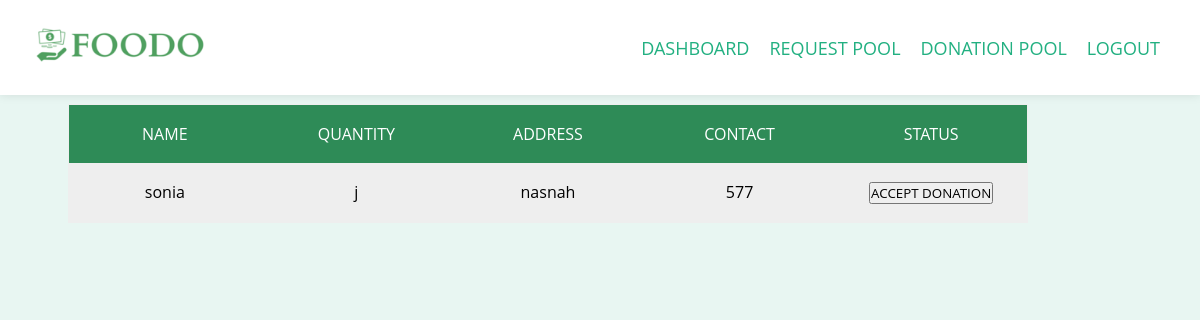
The app's page /Donationlist (signed in) with its own data.
### tables this page shows
CREATE TABLE Donations (donationid INTEGER PRIMARY KEY ,name TEXT,quantity TEXT, location TEXT,contact TEXT,uid TEXT,requestorid TEXT,status TEXT, FOREIGN KEY(uid) REFERENCES Users(uid));

### app.py (the view)
@app.route("/Donationlist")
def Donationlist():
    if request.method == 'GET':
        con = sqlite3.connect('database.db')
        try:
            with sqlite3.connect("database.db") as con:
                uid = int(session['uid'])
                cur = con.cursor()
                cur.execute(
                    "SELECT * FROM Donations where requestorid IS NULL and uid!=(?)", str(uid))
                con.commit()
                donationlist = cur.fetchall()
                msg = "Record successfully added"
        except Exception as e:
            con.rollback()
            msg = str(e)
        finally:
            con.close()
        return render_template('Donation.html', donationlist=donationlist)

### templates/Donation.html (shortened to what this page needs)
<!DOCTYPE html>
<html>
  <head>
    <link
      rel="stylesheet"
      href="{{ url_for('static', filename='css/style.css') }}"
    />
  </head>
  <div>
    <body>
      <nav class="navbar">
        <div class="nav-container">
          <a href="#" class="nav-logo"
            ><img src="{{ url_for('static', filename='images/Logo2.ico') }}" alt="logo" class="logo"
          /></a>
          <div class="nav-menu">
            <ul class="nav-list">
              <li class="nav-item">
                <a
                  href="{{ url_for('.Dashboard', _anchor='exactlocation') }}"
                  class="nav-link"
                  >DASHBOARD</a
                >
              </li>
              <li class="nav-item">
                <a
                  href="{{ url_for('.Requestlist', _anchor='exactlocation') }}"
                  class="nav-link"
                  >REQUEST POOL</a
                >
              </li>
              <li class="nav-item">
                <a
                  href="{{ url_for('.Donationlist', _anchor='exactlocation') }}"
                  class="nav-link"
                  >DONATION POOL</a
                >
              </li>
              <li class="nav-item">
                <a
                  href="{{ url_for('.homeiu', _anchor='exactlocation') }}"
                  class="nav-link"
                  >LOGOUT</a
                >
              </li>
            </ul>
          </div>
        </div>
      </nav>
      <div>
        <div class="table">
          <div class="table-header">
            <div class="header__item">
              <a id="name" class="filter__link" href="#">Name</a>
            </div>
            <div class="header__item">
              <a id="name" class="filter__link" href="#">Quantity</a>
            </div>
            <div class="header__item">
              <a id="wins" class="filter__link filter__link--number" href="#"
                >Address</a
              >
            </div>
            <div class="header__item">
              <a id="wins" class="filter__link filter__link--number" href="#"
                >Contact</a
              >
            </div>
            <div class="header__item">
              <a id="wins" class="filter__link filter__link--number" href="#"
                >Status</a
              >
            </div>
          </div>
          <div class="table-content">
            {% if donationlist %}
            {% for row in donationlist %}
            <div class="table-row">
              <div class="table-data">{{row[1]}}</div>
              <div class="table-data">{{row[2]}}</div>
              <div class="table-data">{{row[3]}}</div>
              <div class="table-data">{{row[4]}}</div>
              <div class="table-data">
                <div class="signform-btn">
                  <button
                    class="signform-submit-btn-green-req"
                    id="signform-submit-btn-green"
                    type="submit"
                    value="{{row[0]}}"
                  >
                    ACCEPT DONATION
                  </button>
                </div>
              </div>
            </div>
            {% endfor %}
            {% else %}
            <p style="text-align: center;">No Requests</p>
            {% endif %}
          </div>
        </div>
      </div>
    </body>
  </div>
</html>

### static/css/style.css (style rules this page uses)
* { background-color: #008CBA margin: 10px; padding: 0px; box-sizing: border-box; font-family: "Open Sans", sans-serif; }
body { width: 100vw; background: rgba(34, 176, 129, 0.1); background-position: center; background-size: cover; height: 100vh; background-attachment: scroll; }
body, html { overflow-x: hidden; }
a { text-decoration: none; }
::placeholder { color: black; }
.navbar { background-color: white; padding: 20px; box-shadow: 0px 0px 10px rgba(0, 0, 0, 0.1); position: fixed; top: 0; left: 0; width: 100%; z-index: 9999; }
.nav-container { display: flex; align-items: center; justify-content: space-between; max-width: 100%; margin: 0 auto; }
.nav-logo .logo { height: 50px; width: 200px; object-fit: cover; }
.nav-menu { display: flex; align-items: center; }
.nav-list { list-style: none; margin: 0; padding: 0; display: flex; }
.nav-item { margin-right: 20px; color: white; }
.nav-link { font-size: 18px; color: #22b081; text-decoration: none; transition: all 0.3s ease-in-out; }
.signform-btn { display: inline-flexbox; }
.table { margin-top: 8%; width: 80%; border: 1px solid #eee; margin-left: 5%; }
.table-header { display: flex; width: 100%; background: #2E8B57; padding: 18px 0; }
.table-row { display: flex; width: 100%; padding: 18px 0; }
.table-row:nth-of-type(odd) { background: #eee; }
.table-data, .header__item { flex: 1 1 20%; text-align: center; }
.header__item { text-transform: uppercase; }
.filter__link { color: white; text-decoration: none; position: relative; display: inline-block; padding-left: 24px; padding-right: 24px; }
.filter__link::after { content: ''; position: absolute; right: -18px; color: white; font-size: 12px; top: 50%; transform: translateY(-50%); }

### records on screen
Donations: name "sonia", quantity "j", location "nasnah", contact "577", {{ row[0] }} 4 (drawn)
